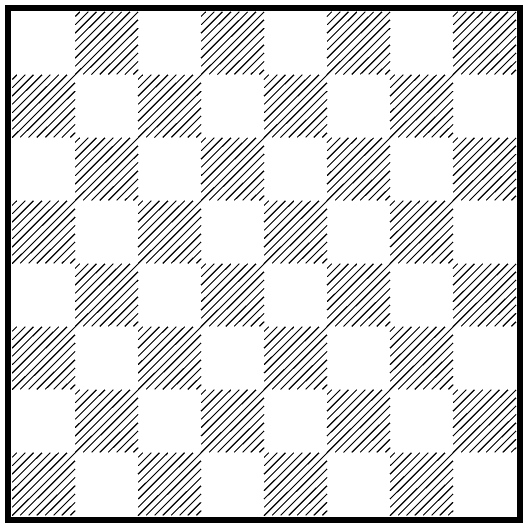
#> input picture board.tif, 1056 x 1056 px, found by its file name (shown at 1/2 size)
$ python DiagrammsPy.py
#> lines starting #> are read from the running program, lines starting #| are printed output that depends on the picture; after the words box and inside, x2 and y2 are one past the last pixel; in counts of white or black regions, pixels touching at a corner belong together
### pillow_test.py
# -*- coding: utf-8 -*-
"""
Created on Tue Dec 17 20:25:05 2019

@author: u235
"""

from PIL import Image, ImageOps,ImageChops, ImageDraw, ImageFilter, TiffImagePlugin
def create_png_from_tiff():
    names=[]
    Piece_colors=('b','w')
    Piece_type=('K','Q','R','N','B','p')
    for p_t in Piece_type:
        for c_t in Piece_colors:
            names.append(p_t+c_t)

    for name in names:

        try:
           im_bw = Image.open(name+'.tif')
        except:
            print('Error read file:'+name+'.tif')
            continue
        im_rgb = im_bw.convert('RGB')
        im_rgb=ImageOps.expand(im_rgb, border=6, fill=(255, 255, 255),)# add white 5px border
        #im_rgb = im_bw.convert('L')
        #im_rgb=ImageOps.expand(im_rgb, border=6, fill=(255),)
        im_mask=im_rgb.copy()
        im_mask=im_mask.filter(ImageFilter.MinFilter(5))# create errode image
        im_mask2=im_mask.copy()
        ImageDraw.floodfill(im_mask, (0,0), value=(0,0,0))# flood fill image
        #ImageDraw.floodfill(im_mask, (0,0), value=(0))
        im_mask = ImageChops.difference(im_mask, im_mask2) # difference between image
        im_mask=ImageOps.invert(im_mask)
        im_mask=im_mask.convert('L')
        im_rgb.putalpha(im_mask)
        left,upper,right,lower = im_mask.getbbox()
        im_rgb = im_rgb.crop((left,upper,right,lower))
        im_rgb.save(name+'.png')

create_png_from_tiff()

### board2coord.py
# -*- coding: utf-8 -*-
"""
14.05 2019

@author: u235
"""

from PIL import Image, ImageOps,ImageChops, ImageDraw, ImageFilter, TiffImagePlugin
name='Board.tif'
#> name = 'Board.tif'
def cell(im, types):
    [w,h]=im.size

    if types=='3w2b_w':
        p_x, p_y, p_w, p_h = w//16, 3*h//16, w*3//4, h//16
        cr_sz=(p_w, 2)
    elif types=='3b2w_w':
        p_x, p_y, p_w, p_h = w//16, 5*h//16, w*3//4, h//16
        cr_sz=(p_w, 2)
    elif types=='3w2b_h':
        p_x, p_y, p_w, p_h = 3*w//16, h//16, w//16, h*3//4
        cr_sz=(2, p_h)
    elif types=='3b2w_h':
        p_x, p_y, p_w, p_h = 5*w//16, h//16, w//16, h*3//4
        cr_sz=(2, p_h)
    part1=im.crop((p_x, p_y, p_x+p_w, p_y+p_h))
    part1=part1.resize(cr_sz, resample=Image.LANCZOS)
    part1=ImageOps.autocontrast(part1)

    if types[1]=='w':
        part1=ImageOps.invert(part1)
    part1=part1.point(lambda p: p<125 and 255) #<125

    left,upper,right,lower = part1.getbbox()


    if types[-1]=='w':
       return [right-left, p_x+left]
    else:
        return [lower-upper, p_y+upper]

def Board2coord(name):
#> called with name = 'Board.tif'
    try:
           im_board = Image.open(name)
#> im_board is the input picture: PIL image 1056x1056 1; 86.1% white; 456 black regions, largest, box (x1, y1, x2, y2) and area: (10, 10, 1046, 1046) 49152, (24, 23, 1033, 1032) 3293, (275, 275, 1033, 1032) 2514
    except:
            print('Error read file')
    im_board=im_board.convert('L')
    [w,h]=im_board.size
#> w = 1056; h = 1056

    draw_rect=im_board.copy()
    draw_rect = draw_rect.filter(ImageFilter.MinFilter(15)) # morphology closing
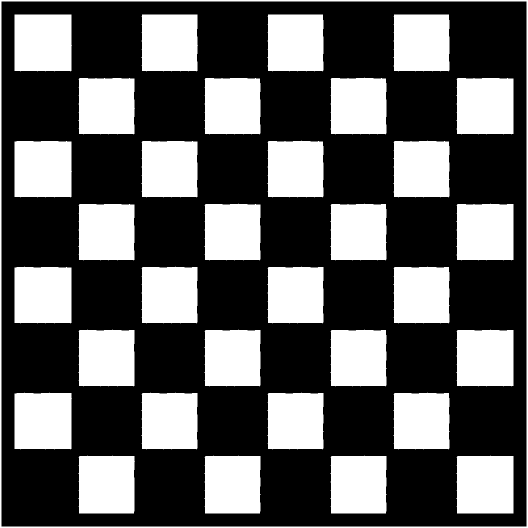
#> draw_rect: PIL image 1056x1056 L (shown at 1/2 size); 37% white; 33 white regions, largest, box (x1, y1, x2, y2) and area: (913, 911, 1027, 1027) 13005, (29, 29, 144, 143) 12888, (157, 911, 270, 1027) 12757
    draw_rect = draw_rect.filter(ImageFilter.MaxFilter(15))
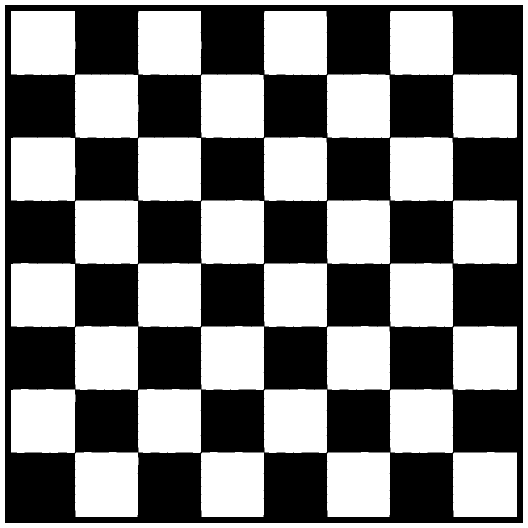
#> draw_rect: PIL image 1056x1056 L (shown at 1/2 size); 49.8% white; 33 white regions, largest, box (x1, y1, x2, y2) and area: (0, 0, 1056, 1056) 41840, (906, 904, 1034, 1034) 16505, (22, 22, 151, 150) 16346
    #draw_rect.save('test.png')
    w_w=(3*cell(draw_rect,'3w2b_w')[0]-2*cell(draw_rect,'3b2w_w')[0])//5
#> in cell, `part1=im.crop((p_x, p_y, p_x+p_w, p_y+p_h))`:
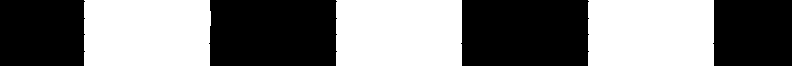
#> part1: PIL image 792x66 L; 47.7% white; 3 white regions, box (x1, y1, x2, y2) and area: (84, 0, 211, 66) 8326, (336, 0, 462, 66) 8311, (588, 0, 714, 66) 8311
#> in cell, `left,upper,right,lower = part1.getbbox()`: left = 84; upper = 0; right = 714; lower = 2
#> call 2 of cell, with types = '3b2w_w'
#> in cell (call 2), `p_x, p_y, p_w, p_h = w//16, 5*h//16, w*3//4, h//16`: p_y = 330
#> in cell (call 2), `part1=im.crop((p_x, p_y, p_x+p_w, p_y+p_h))`:
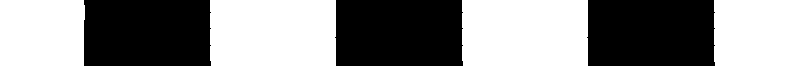
#> part1: PIL image 792x66 L; 52.3% white; 3 black regions, box (x1, y1, x2, y2) and area: (335, 0, 463, 66) 8325, (587, 0, 715, 66) 8324, (84, 0, 211, 66) 8309
#> w_w = 126
    b_w=(3*cell(draw_rect,'3b2w_w')[0]-2*cell(draw_rect,'3w2b_w')[0])//5
#> b_w = 126
    w_board=cell(draw_rect,'3w2b_w')[0]+cell(draw_rect,'3b2w_w')[0]-w_w-b_w
#> w_board = 1008
    x0=cell(draw_rect,'3b2w_w')[1]-w_w
#> x0 = 24

    w_h=(3*cell(draw_rect,'3w2b_h')[0]-2*cell(draw_rect,'3b2w_h')[0])//5
#> in cell (call 8), `part1=im.crop((p_x, p_y, p_x+p_w, p_y+p_h))`:
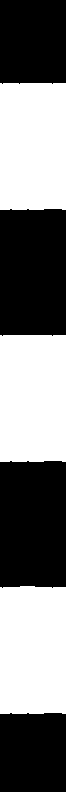
#> part1: PIL image 66x792 L; 48% white; 3 white regions, box (x1, y1, x2, y2) and area: (0, 586, 66, 714) 8373, (0, 335, 66, 462) 8358, (0, 83, 66, 210) 8357
#> in cell (call 8), `left,upper,right,lower = part1.getbbox()`: left = 0; upper = 83; right = 2; lower = 714
#> in cell (call 9), `p_x, p_y, p_w, p_h = 5*w//16, h//16, w//16, h*3//4`: p_x = 330
#> in cell (call 9), `part1=im.crop((p_x, p_y, p_x+p_w, p_y+p_h))`:
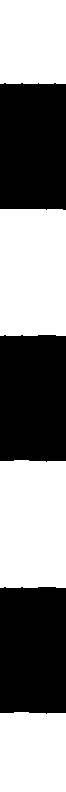
#> part1: PIL image 66x792 L; 52.6% white; 3 black regions, box (x1, y1, x2, y2) and area: (0, 83, 66, 210) 8261, (0, 335, 66, 462) 8258, (0, 587, 66, 714) 8258
#> in cell (call 9), `left,upper,right,lower = part1.getbbox()`: upper = 84; lower = 713
#> w_h = 127
    b_h=(3*cell(draw_rect, '3b2w_h')[0]-2*cell(draw_rect, '3w2b_h')[0])//5
#> b_h = 125
    h_board=(cell(draw_rect,'3w2b_h')[0]+cell(draw_rect,'3b2w_h')[0])*8//10
#> h_board = 1008
    y0=cell(draw_rect,'3b2w_h')[1]-w_h
#> y0 = 23
    return(x0, y0, w_board, h_board)


### DiagrammsPy.py
# -*- coding: utf-8 -*-
"""
14.05.20 2019

@author: u235
"""

from PIL import Image, ImageOps,ImageChops, ImageDraw, ImageFilter, TiffImagePlugin
from pillow_test import create_png_from_tiff
from board2coord import Board2coord
create_png_from_tiff()
name='Board.tif'
x0, y0, w_board, h_board=Board2coord(name)
#> x0 = 24; y0 = 23; w_board = 1008; h_board = 1008
pos1=('abcdefgh')
i=0


def fen2chess(fen):
        d = {'r': 'Rb', 'R': 'Rw','n':'Nb','N':'Nw',\
         'q': 'Qb', 'Q': 'Qw','k': 'Kb', 'K': 'Kw',\
         'b': 'Bb', 'B': 'Bw','p': 'pb', 'P': 'pw',\
             'z': ''}
        pos1=('abcdefgh')
        pos2=('87654321')
        fen=fen.split(' ')[0]
        s=('')
        for i in fen:
            if i in ["1", "2", "3", "4", "5", "6", "7", "8"]:
                s+=int(i)*'z'
            elif i=='/':
                s+=''
            else:
                s+=i
        chess=''
        for i in range(64):
            c=divmod(i,8)

            coord=pos1[c[1]]+pos2[c[0]]

            if s[i]!='z':
                p=d[s[i]]+coord
                chess+=p
                chess+=','

        chess=chess.strip(',')
        return chess


with open('fen.txt', 'r') as f:
#> (reads fen.txt from the repository)
    read_data = f.readlines()
f.close()
board = Image.open('Board.tif')
im_mode=board.mode
#> im_mode = '1'
board=board.convert('RGBA')
for line in read_data:
    board2=board.copy()
    line=fen2chess(line)
    Pieces=line.strip().split(',')
    i+=1
    for Piece in Pieces:
        fig=Piece[0:2]
        pos=[ 1+pos1.index(Piece[-2]), 9-int(Piece[-1])]
#> (the run stopped early here; a loop or call above may not have finished)
